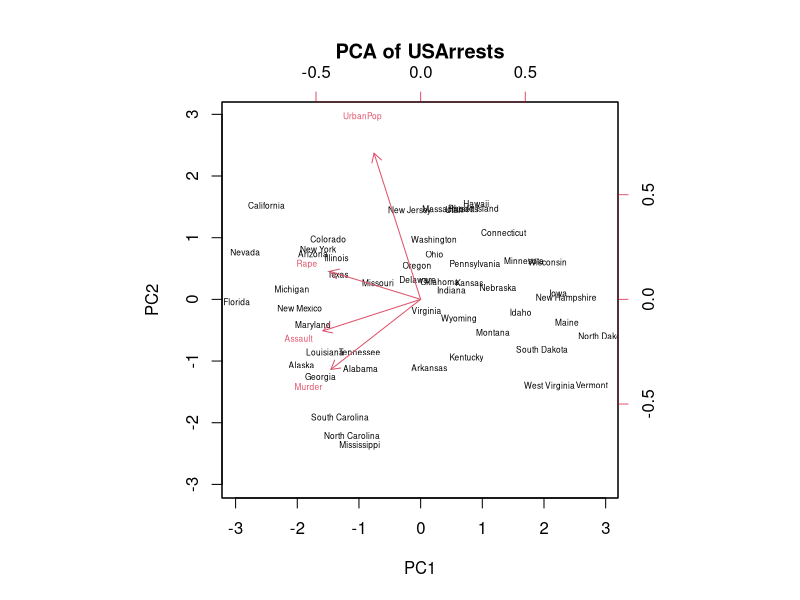
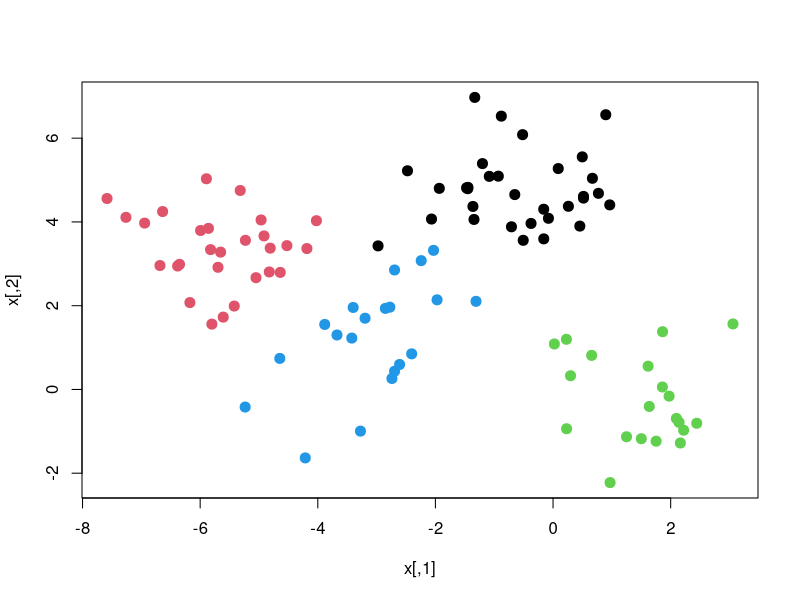
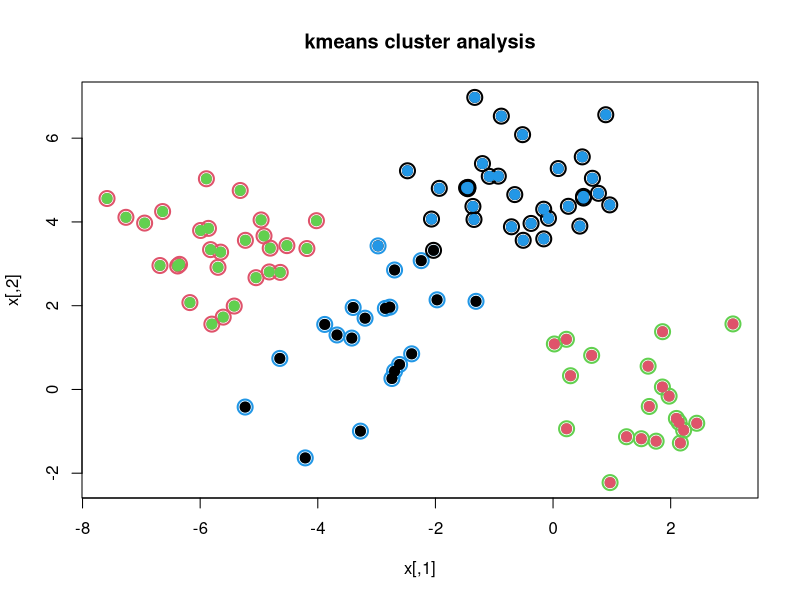
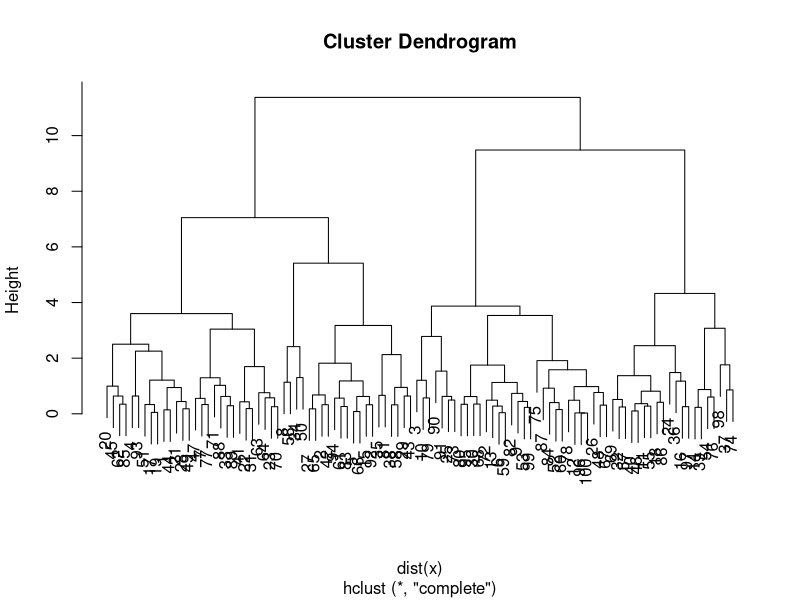
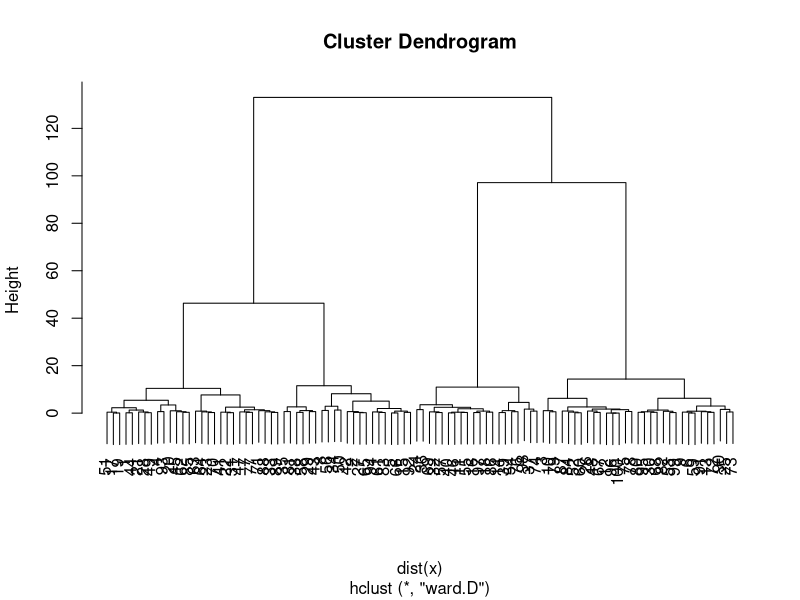
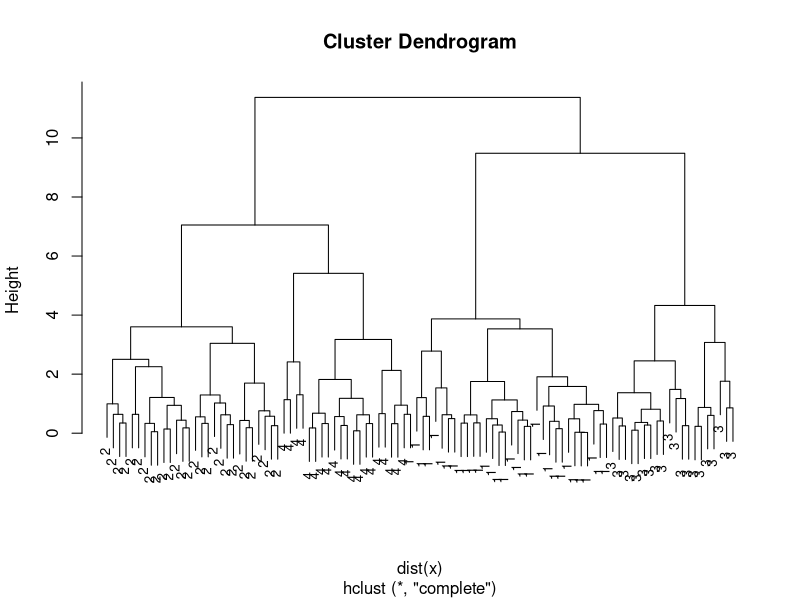

The R source for these figures, in order:
## ---- chunk 1
dimnames(USArrests)
str(USArrests)
apply(USArrests, 2, var)
apply(USArrests, 2, mean)
## ---- chunk 2
arrestPCA=prcomp(USArrests,scale=TRUE)
summary(arrestPCA)
arrestPCA
## ---- chunk 3
biplot(arrestPCA,cex=.5,scale = 0,main="PCA of USArrests")
## ---- chunk 4
set.seed(101)
x=matrix(rnorm(100*2),ncol = 2,nrow = 100)
addMean=matrix(rnorm(8,sd = 4),4,2)
index=sample(1:4,100,replace = TRUE)
x=x+addMean[index,]
plot(x,col=index,pch=20,cex=2)
## ---- chunk 5
generatedKmeans=kmeans(x,centers = 4,nstart = 15)
generatedKmeans
plot(x,col=generatedKmeans$cluster,cex=2,pch=1,lwd=2,main="kmeans cluster analysis")
points(x,col=index,pch=20,cex=2)
points(x,col=c(4,3,2,1)[index],pch=20,cex=2)

## ---- chunk 6
GeneratedComplteClust=hclust(dist(x),method = "complete")
plot(GeneratedComplteClust)
GeneratedComplteClustWard=hclust(dist(x),method = "ward.D")
plot(GeneratedComplteClustWard)
## ---- chunk 7
finalHclust=cutree(GeneratedComplteClust,4)
table(finalHclust,index)
## ---- chunk 8
table(finalHclust,generatedKmeans$cluster)
## ---- chunk 9
plot(GeneratedComplteClust,labels = index,cex=0.8)
